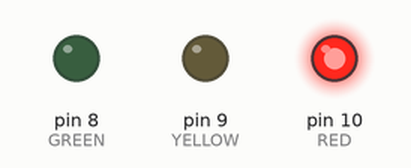
This sketch was run on a simulated Arduino Uno, built with avr-gcc and run on an emulated ATmega328P. Shown: output pins drawn as LEDs (lit = HIGH).

Above: at 0.3 s.
At 0.85 s:
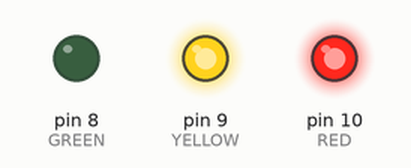
At 1.85 s:
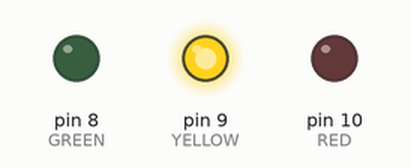
At 3.3 s:
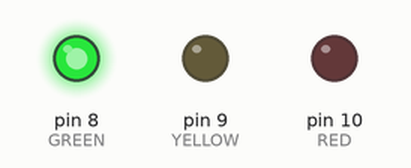
Timing chart, 0 to 4.6 s (numbered marks = the images above):
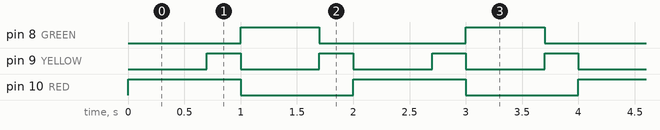

Measured:
- by itself, pin 8 (GREEN): alternates HIGH for 0.70 s and LOW for 1.3 s
- by itself, pin 9 (YELLOW): alternates HIGH for 0.30 s and LOW for 0.70 s
- by itself, pin 10 (RED): alternates HIGH for 1.0 s and LOW for 1.0 s

The sketch:

traffic-light.ino
```cpp
// traffic-light — tests assert (BT43): a traffic light on D10 (red), D9 (yellow) and D8 (green),
// each LED through 220 Ω: red 700 ms, red + yellow 300 ms, green 700 ms, yellow 300 ms, over and
// over — a 2 s cycle, much quicker than a real one so you can watch it.
const int RED = 10;
const int YELLOW = 9;
const int GREEN = 8;

// Shows one phase of the cycle for `ms` milliseconds.
void show(bool red, bool yellow, bool green, unsigned long ms) {
  digitalWrite(RED, red);
  digitalWrite(YELLOW, yellow);
  digitalWrite(GREEN, green);
  delay(ms);
}

void setup() {
  pinMode(RED, OUTPUT);
  pinMode(YELLOW, OUTPUT);
  pinMode(GREEN, OUTPUT);
}

void loop() {
  show(HIGH, LOW, LOW, 700);   // stop
  show(HIGH, HIGH, LOW, 300);  // get ready
  show(LOW, LOW, HIGH, 700);   // go
  show(LOW, HIGH, LOW, 300);   // stop soon
}
```
